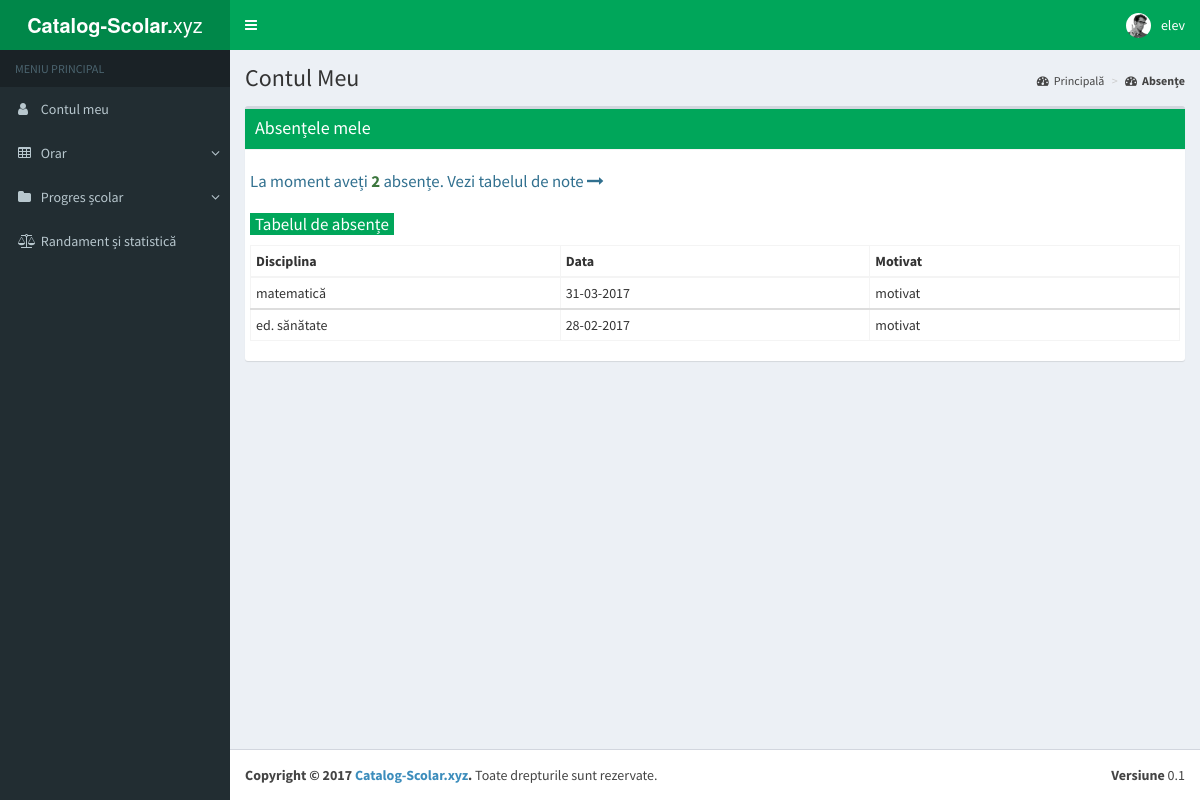
/members/learner/abs.php (signed in), run on the app's committed database.
### tables this page shows
CREATE TABLE `users` (
  `user_id` int(11) NOT NULL,
  `user_name` varchar(64) NOT NULL,
  `user_password` varchar(255) NOT NULL,
  `user_category` varchar(10) NOT NULL,
  `user_parent` varchar(255) NOT NULL,
  `user_child` varchar(255) NOT NULL,
  `user_class` varchar(5) NOT NULL,
  `user_btd` date NOT NULL,
  `user_mail` char(255) NOT NULL,
  `user_mob` int(24) NOT NULL,
  `grad_prof` char(24) NOT NULL,
  `disciplina` char(32) NOT NULL
);

CREATE TABLE `abs` (
  `id_abs` int(11) NOT NULL,
  `disciplina` char(32) NOT NULL,
  `data` date NOT NULL,
  `user_name` varchar(32) NOT NULL,
  `abs` char(2) NOT NULL,
  `motivat` char(9) NOT NULL,
  `user_class` char(4) NOT NULL
);

### members/learner/abs.php (the view, shortened to what this page needs)
<?php
require_once 'pages/head.php';
require_once 'pages/header.php';
require_once 'pages/sidebar.php';
?>
<div class="content-wrapper">
    <section class="content-header">
        <h1>Contul Meu</h1>
        <ol class="breadcrumb">
            <li><a href="http://localhost/catalog-scolar/members/learner/"><i class="fa fa-dashboard"></i>Principală</a></li>
            <li class="active"><a href="abs.php"><i class="fa fa-dashboard"></i><strong>Absențe</strong></a></li>
        </ol>
    </section>
    <section class="content">
        <div class="row">
            <div class="col-md-12">
                <div class="box">
                    <div class="box-header with-border bg-green">
                        <h3 class="box-title">Absențele mele</h3>
                    </div>
                    <div class="box-body">
                        <div class="row">
                            <div class="box-body">
                            <?php
                            $query1 = "SELECT users.user_name, users.user_class, abs.user_name, abs.user_class, COUNT(abs.disciplina) FROM users, abs WHERE users.user_name=abs.user_name AND abs.user_name='$Q' AND users.user_class=abs.user_class";
                            $res = mysqli_query($db,$query1);
                            $row1 = mysqli_fetch_row($res);
                            $sql = "SELECT users.user_name, users.user_class, abs.disciplina, abs.data, abs.user_name, abs.motivat, abs.user_class FROM users, abs WHERE users.user_name=abs.user_name AND abs.user_name='$Q' AND users.user_class=abs.user_class ORDER BY abs.data DESC";
                            echo '<p class="text-info" style="font-size: 1.2em;">La moment aveți <span class="text-success"><strong>'.$row1[4].'</strong></span> absențe. Vezi tabelul de note <a href="marks.php" title="tabelul de note" rel="nofollow" class="text-info"><i class="fa fa-long-arrow-right"></i></a></p>';
                            if($result = mysqli_query($db, $sql)){
                                if(mysqli_num_rows($result) > 0){
                                    echo '
                                    <table class="table table-bordered table-hover table-condensed" id="absTable">
                                    <caption><span class="text-info bg-green align-left" style="font-size:17px; padding:0 5px;">Tabelul de absențe</span></caption>
                                    <thead>
                                        <tr>
                                            <th width="33.33%">Disciplina</th>
                                            <th width="33.33%">Data</th>
                                            <th width="33.33%">Motivat</th>
                                        </tr>
                                    </thead>
                                    ';
                                    while($row = mysqli_fetch_array($result,MYSQLI_ASSOC)){
                                    	$date = $row["data"];
                                        echo '
                                        <tbody>
	                                        <tr>
	                                            <td>'.$row["disciplina"].'</td>
	                                            <td>'.date("d-m-Y", strtotime($date)).'</td>
	                                            <td>'.$row["motivat"].'</td>
	                                        </tr>
                                    	</tbody>
                                        ';
                                    }
                                    echo "</table>";
                                } else{
                                    echo "Date eronate!.";
                                }
                            } else{
                                echo "EROARE la exexuție " . mysqli_error($db);
                            }
                            ?>
                            </div>
                        </div>
                    </section>
                </div>
<?php require_once 'pages/footer.php'; ?>

### members/learner/pages/header.php (shortened to what this page needs)
<?php
$pass=$_SESSION["member_password"];
$Q = mysqli_query($db, "SELECT user_id,user_name FROM users WHERE user_password='$pass'");
$Q = mysqli_fetch_row($Q);
$Q = $Q[1];
echo '
<body class="hold-transition skin-green sidebar-mini">
    <div class="wrapper">
        <header class="main-header">
            <a href="index.php" class="logo">
                <span class="logo-mini"><b>CS</b></span>
                <span class="logo-lg"><b>Catalog-Scolar.</b>xyz</span>
            </a>
            <nav class="navbar navbar-static-top">
                <a href="#" class="sidebar-toggle" data-toggle="offcanvas" role="button">
                    <span class="sr-only">Toggle navigation</span>
                </a>
                <div class="navbar-custom-menu">
                    <ul class="nav navbar-nav">
                        <li class="dropdown user user-menu">
                            <a href="#" class="dropdown-toggle" data-toggle="dropdown">
                                <img src="../dist/img/user2-160x160.jpg" class="user-image" alt="User Image">
                                <span class="hidden-xs"> '. $Q . ' </span>
                            </a>
                            <ul class="dropdown-menu">
                                <li class="user-footer">
                                    <div class="pull-left">
                                        <a href="profile.php" class="btn btn-default btn-flat">Vezi Profilul</a>
                                    </div>
                                    <div class="pull-right">
                                        <a href="/catalog-scolar/logout.php" class="btn btn-default btn-flat">Deconectare</a>
                                    </div>
                                </li>
                            </ul>
                        </li>
                    </ul>
                </div>
            </nav>
        </header>
';

### data on the page
users: user_name "elev", abs.disciplina "matematică", abs.data "31-03-2017", abs.motivat "motivat", abs.disciplina "ed. sănătate", abs.data "28-02-2017"

### other printed values
$row1[4] "2"
